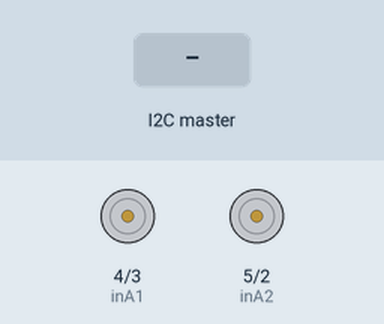
This sketch was run on a simulated Arduino Uno, built with avr-gcc and run on an emulated ATmega328P. Shown: motor-driver pin pairs drawn as motors (green arrow = first pin HIGH = forward, orange = second pin HIGH = backward, longer = more drive, scaled by the enable pin). Inputs (shaded band) come from the test bench. What the sketch prints to the serial monitor is not drawn.

Above: at 1.2 s.
1.3 s: the I2C master sends the byte 1
Timing chart, 0 to 4.3 s (numbered marks = the images above; inputs shaded):
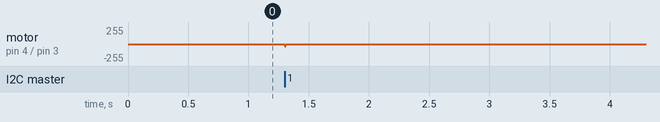

The sketch:

dualMotorDriver.ino
```cpp
/*
  Output Signals to driver board

  Pins for output:
    Motor 1 (Starbourd):
      12 & 11 control motor rotation
      10 PWM

    Motor 2 (Port):
      8 & 7 control motor rotation
      6 PWM
*/

/*dualDriverMotor************************************************
Code to recieve I2C and move motor accordingly
*****************************************************************/

#include <Wire.h>

int sdaIndex = 9;

const int inA1 = 4;
const int inB1 = 3;
const int M1PWM = 10;
const int cs1 = A3;

const int inA2 = 5;
const int inB2 = 2;
const int M2PWM = 11;
const int cs2 = A2;

const int speedMax = 255;

int highVal = 1023;
int lowVal = 0;
int M1Speed, M2Speed, speedAdjust;
int inA1Val, inB1Val, inA2Val, inB2Val;

int serInByte[4];

//int currentPin = A0;
//int currentVal;

void setup(){
  Serial.begin(9600);

  //Write Motor Speeds to motors
  pinMode(inA1, OUTPUT);
  pinMode(inB1, OUTPUT);
  pinMode(inA2, OUTPUT);
  pinMode(inB2, OUTPUT);
  pinMode(M1PWM, OUTPUT);
  pinMode(M2PWM, OUTPUT);

  Wire.begin(sdaIndex);
  Wire.onReceive(receiveEvent);

}

void loop(){
  delay(1);
}

void receiveEvent(int howMany){
  int i=0;
  while(Wire.available()){
    int c = Wire.read();
    Serial.println(c);
    serInByte[i] = c;
    i++;
  }
  moveMotors();
}

void moveMotors(){
    // Set Motor Speeds
    int MConst = 255/10*1.5;
    int M1off = 1;
    int M2off = 1.4;
    M1Speed = serInByte[0]*MConst*M2off;
    M2Speed = serInByte[2]*MConst*M2off;

    //M1Dir
    if(serInByte[1] == 0){
      inA1Val = lowVal;
      inB1Val = highVal;
    }
    else{
      inA1Val = highVal;
      inB1Val = lowVal;
    }

    //M2Dir
    if(serInByte[3] == 0){
      inA2Val = lowVal;
      inB2Val = highVal;
    }
    else{
      inA2Val = highVal;
      inB2Val = lowVal;
    }

  //Write Motor Speeds to motors
  digitalWrite(inA1, inA1Val);
  digitalWrite(inA2, inA2Val);
  digitalWrite(inB1, inB2Val);
  digitalWrite(inB2, inB1Val);

  // output pwm to move wheel
  analogWrite(M1PWM, M1Speed);
  analogWrite(M2PWM, M2Speed);
  delay(1500);
  analogWrite(M1PWM, 0);
  analogWrite(M2PWM, 0);

}
```

Measured:
- after the input at 1.3 s, motor on pin 4 (inA1) / pin 3 (inB1): stopped → backward 37/255 at once, → stopped 0.01 s later
